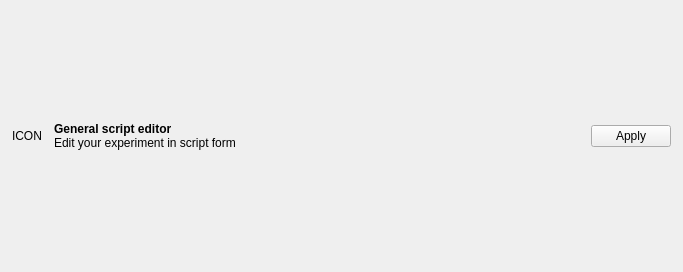
<?xml version="1.0" encoding="UTF-8"?>
<ui version="4.0">
 <class>ui_general_script_editor</class>
 <widget class="QWidget" name="ui_general_script_editor">
  <property name="geometry">
   <rect>
    <x>0</x>
    <y>0</y>
    <width>683</width>
    <height>272</height>
   </rect>
  </property>
  <property name="windowTitle">
   <string>Form</string>
  </property>
  <layout class="QVBoxLayout" name="layout_vbox">
   <property name="spacing">
    <number>12</number>
   </property>
   <property name="leftMargin">
    <number>12</number>
   </property>
   <property name="topMargin">
    <number>12</number>
   </property>
   <property name="rightMargin">
    <number>12</number>
   </property>
   <property name="bottomMargin">
    <number>12</number>
   </property>
   <item>
    <widget class="QWidget" name="widget" native="true">
     <property name="sizePolicy">
      <sizepolicy hsizetype="Preferred" vsizetype="Fixed">
       <horstretch>0</horstretch>
       <verstretch>0</verstretch>
      </sizepolicy>
     </property>
     <layout class="QHBoxLayout" name="horizontalLayout">
      <property name="spacing">
       <number>12</number>
      </property>
      <property name="leftMargin">
       <number>0</number>
      </property>
      <property name="topMargin">
       <number>0</number>
      </property>
      <property name="rightMargin">
       <number>0</number>
      </property>
      <property name="bottomMargin">
       <number>0</number>
      </property>
      <item>
       <widget class="QLabel" name="label_warning_icon">
        <property name="sizePolicy">
         <sizepolicy hsizetype="Fixed" vsizetype="Fixed">
          <horstretch>0</horstretch>
          <verstretch>0</verstretch>
         </sizepolicy>
        </property>
        <property name="text">
         <string>ICON</string>
        </property>
       </widget>
      </item>
      <item>
       <widget class="QLabel" name="label">
        <property name="sizePolicy">
         <sizepolicy hsizetype="Preferred" vsizetype="Fixed">
          <horstretch>0</horstretch>
          <verstretch>0</verstretch>
         </sizepolicy>
        </property>
        <property name="text">
         <string>&lt;b&gt;General script editor&lt;/b&gt;&lt;br /&gt;
Edit your experiment in script form</string>
        </property>
        <property name="wordWrap">
         <bool>true</bool>
        </property>
       </widget>
      </item>
      <item>
       <widget class="QPushButton" name="button_apply">
        <property name="sizePolicy">
         <sizepolicy hsizetype="Fixed" vsizetype="Fixed">
          <horstretch>0</horstretch>
          <verstretch>0</verstretch>
         </sizepolicy>
        </property>
        <property name="text">
         <string>Apply</string>
        </property>
        <property name="icon">
         <iconset theme="dialog-apply">
          <normaloff>.</normaloff>.</iconset>
        </property>
       </widget>
      </item>
     </layout>
    </widget>
   </item>
  </layout>
 </widget>
 <resources/>
 <connections/>
</ui>
